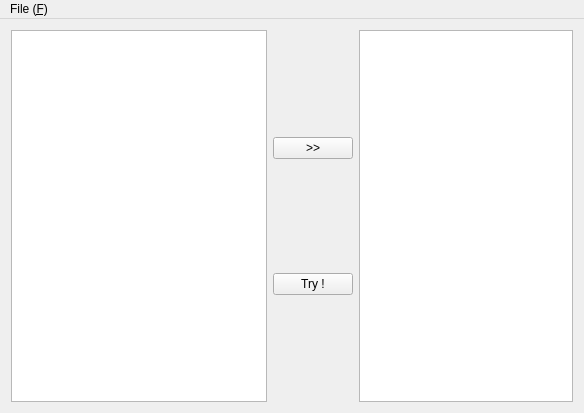
<?xml version="1.0" encoding="UTF-8"?>
<ui version="4.0">
 <class>SpriteCreator</class>
 <widget class="QMainWindow" name="SpriteCreator">
  <property name="geometry">
   <rect>
    <x>0</x>
    <y>0</y>
    <width>584</width>
    <height>413</height>
   </rect>
  </property>
  <property name="acceptDrops">
   <bool>true</bool>
  </property>
  <property name="windowTitle">
   <string>SpriteCreator</string>
  </property>
  <widget class="QWidget" name="layoutWidget">
   <layout class="QHBoxLayout" name="horizontalLayout">
    <item>
     <widget class="QListView" name="listView">
      <property name="sizePolicy">
       <sizepolicy hsizetype="Minimum" vsizetype="Expanding">
        <horstretch>0</horstretch>
        <verstretch>0</verstretch>
       </sizepolicy>
      </property>
     </widget>
    </item>
    <item>
     <layout class="QVBoxLayout" name="verticalLayout">
      <item>
       <spacer name="verticalSpacer_2">
        <property name="orientation">
         <enum>Qt::Vertical</enum>
        </property>
        <property name="sizeHint" stdset="0">
         <size>
          <width>20</width>
          <height>40</height>
         </size>
        </property>
       </spacer>
      </item>
      <item>
       <widget class="QPushButton" name="pushButton">
        <property name="text">
         <string>&gt;&gt;</string>
        </property>
       </widget>
      </item>
      <item>
       <spacer name="verticalSpacer">
        <property name="orientation">
         <enum>Qt::Vertical</enum>
        </property>
        <property name="sizeHint" stdset="0">
         <size>
          <width>20</width>
          <height>40</height>
         </size>
        </property>
       </spacer>
      </item>
      <item>
       <widget class="QPushButton" name="pushButton_2">
        <property name="text">
         <string>Try !</string>
        </property>
       </widget>
      </item>
      <item>
       <spacer name="verticalSpacer_3">
        <property name="orientation">
         <enum>Qt::Vertical</enum>
        </property>
        <property name="sizeHint" stdset="0">
         <size>
          <width>20</width>
          <height>40</height>
         </size>
        </property>
       </spacer>
      </item>
     </layout>
    </item>
    <item>
     <widget class="QPlainTextEdit" name="plainTextEdit">
      <property name="lineWrapMode">
       <enum>QPlainTextEdit::NoWrap</enum>
      </property>
     </widget>
    </item>
   </layout>
  </widget>
  <widget class="QMenuBar" name="menuBar">
   <property name="geometry">
    <rect>
     <x>0</x>
     <y>0</y>
     <width>584</width>
     <height>20</height>
    </rect>
   </property>
   <widget class="QMenu" name="menuFile_F">
    <property name="title">
     <string>File (&amp;F)</string>
    </property>
    <addaction name="actionClear"/>
    <addaction name="separator"/>
    <addaction name="actionExit_X"/>
   </widget>
   <addaction name="menuFile_F"/>
  </widget>
  <action name="actionClear">
   <property name="text">
    <string>Clear (&amp;C)</string>
   </property>
   <property name="shortcut">
    <string>Ctrl+C</string>
   </property>
  </action>
  <action name="actionExit_X">
   <property name="text">
    <string>Quit (&amp;Q)</string>
   </property>
   <property name="shortcut">
    <string>Ctrl+Q</string>
   </property>
  </action>
 </widget>
 <layoutdefault spacing="6" margin="11"/>
 <resources/>
 <connections/>
</ui>
